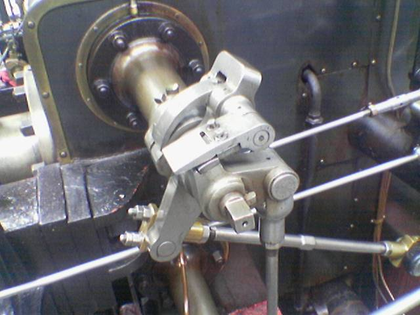
%> input picture EdgeDetection_Canny/valve.png, 420 x 315 px, shrunk from 640 x 480 before the run
$ octave cannyedgedetection.m   (GNU Octave 9; MATLAB toolbox functions it lacks are replaced by stand-ins)
%> lines starting %> are read from the running program, lines starting %| are printed output that depends on the picture
### EdgeDetection_Canny/edgeLinking1.m
function bEdge = edgeLinking1(gLoc , tLow , tHigh)

    s = size(gLoc);
    bEdge = zeros(s(1) , s(2));
    sEdge = zeros(s(1) , s(2));
    wEdge = zeros(s(1) , s(2));
    stack = [];
    for r = 1 : s(1)
        for c  = 1 : s(2)
            if gLoc(r , c) >= tHigh
                stack = [ stack , r , c];
                bEdge(r , c) = 1;
                sEdge(r , c) = 1;
            end;
            ss = size(stack);
            while(ss(2) >= 2)
                x = stack(ss(2) - 1);
                y = stack(ss(2));

                stack = stack( 1 : ss(2) - 2);
                if( x > 1 && gLoc(x - 1 , y) >= tLow)
                    bEdge(x - 1 , y) = 1;
                    if(wEdge(x - 1 , y) ~= 1 && sEdge(x - 1 , y) ~= 1)
                     wEdge(x - 1 , y) = 1;
                     stack = [ stack : x - 1 , y];
                    end;
                end;
                if(x < s(1) &&  gLoc(x + 1 , y) >= tLow)  % r
                    bEdge(x + 1 , y) = 1;
                    if(wEdge(x + 1 , y) ~= 1 && sEdge(x + 1 , y) ~= 1)
                    wEdge(x + 1 , y) = 1;
                    stack = [ stack : x + 1 , y];
                     end;
                end;

                if(y > 1 && gLoc(x  , y - 1) >= tLow)  % r
                    bEdge(x  , y - 1) = 1;
                    if(wEdge(x , y - 1) ~= 1 && sEdge(x , y - 1) ~= 1 )
                    wEdge(x  , y - 1) = 1;
                     stack = [ stack : x  , y - 1];
                    end;
                end;

                if(y < s(2) && gLoc(x  , y + 1) >= tLow)  % r
                    bEdge(x , y + 1) = 1;
                    if(wEdge(x  , y + 1) ~= 1 && sEdge(x  , y + 1) ~= 1)
                    wEdge(x , y + 1) = 1;
                     stack = [ stack : x  , y + 1];
                    end;
                end;


                 if(x > 1 && y > 1 && gLoc(x - 1  , y - 1) >= tLow)  % r
                    bEdge(x - 1 , y - 1) = 1;
                    if(wEdge(x - 1 , y - 1) ~= 1 && sEdge(x - 1 , y - 1) ~= 1)
                    wEdge(x - 1 , y - 1) = 1;
                     stack = [ stack : x  - 1, y - 1];
                    end;
                end;

                 if( y < s(2) && x > 1 && gLoc(x - 1  , y + 1) >= tLow)  % r
                    bEdge(x - 1 , y + 1) = 1;
                    if(wEdge(x - 1 , y + 1) ~= 1 && sEdge(x - 1 , y + 1) ~= 1)
                    wEdge(x - 1 , y + 1) = 1;
                     stack = [ stack : x  - 1, y + 1];
                    end;
                 end

                if(x < s(1) &&  y < s(2) &&  gLoc(x + 1  , y + 1) >= tLow)  % r
                    bEdge(x + 1 , y + 1) = 1;
                    if(wEdge(x + 1 , y + 1) ~= 1 && sEdge(x + 1 , y + 1) ~= 1)
                    wEdge(x + 1 , y + 1) = 1;
                     stack = [ stack : x  + 1, y + 1];
                    end;
                end;

                if(x < s(1) &&  y > 1 && gLoc(x + 1  , y - 1) >= tLow)  % r
                    bEdge(x + 1 , y - 1) = 1;
                    if(wEdge(x + 1 , y - 1) ~= 1 && sEdge(x + 1 , y - 1) ~= 1)
                    wEdge(x + 1 , y - 1) = 1;
                     stack = [ stack : x  + 1, y - 1];
                    end;
                end;

                 ss = size(stack);
            end;
        end;
    end;

figure; imshow(sEdge ,[]); title('Strong Edge');
figure; imshow(wEdge ,[]); title('Binary Image Highlighting Promoted Weak Edges');
end

### EdgeDetection_Canny/cannyedgedetection.m
clear;
close all;
f = imread('valve.png');
%> f is the input picture: size 315x420x3 uint8; mean R, G, B 106.3, 104.8, 108.9
figure, imshow(f); title('Input');
f = rgb2gray(f);
%> f: size 315x420 uint8
f = double(f);
%> f: size 315x420 double

sigma = 2;
f  = imgaussfilt(f , sigma);
kx = 1.0/8.0 * [1 0 -1 ; 2 0 -2 ; 1 0 -1];
ky = transpose(kx);

gx = imfilter(f , kx , 'conv');
gy = imfilter(f , ky , 'conv');
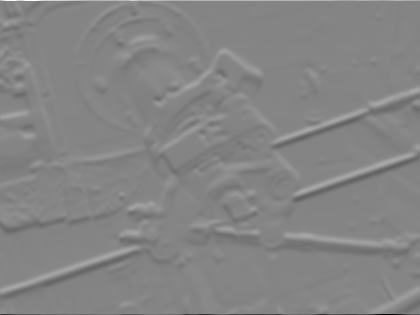
%> gy: size 315x420 double; min -123, max 113.2, mean 0; drawn with min black and max white
figure, imshow(gx , []); title('Gradiant X');
figure, imshow(gy , []); title('Gradiant Y');


gm = sqrt(gx.^2 + gy.^2);
gd = atan2(gy , gx);
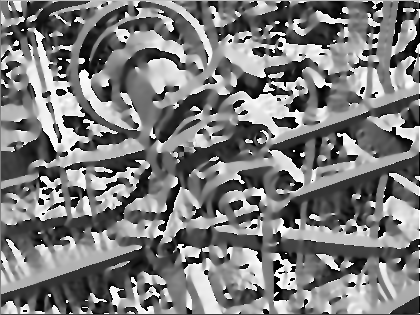
%> gd: size 315x420 double; min -3.14, max 3.14, mean -0.0742; drawn with min black and max white

figure, imshow(gd,[]);title('Gradiant Direction');
colormap jet;
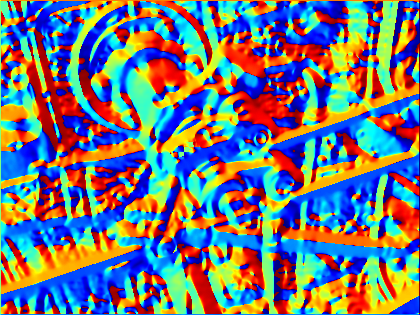
%> displayed picture: size 315x420x3, on the screen's scale of 0 to 255; mean R, G, B 112.9, 118.3, 124.8

figure, imshow(gm , []);title('Gradiant Magnitude');
[R,C] = size(f);
%> R = 315; C = 420

gmTemp = gm;
for r=2:(R-1);
    for c=2:(C-1)
        v=gm(r,c);
        newAngle=0;
        if((((-1/8*pi<=gd(r,c))&& (gd(r,c)<pi*1/8))||((-7/8*pi>gd(r,c))&& (gd(r,c)>=pi*7/8))) )
            newAngle=0;
        elseif((((pi*1/8<=gd(r,c))&& (gd(r,c)<pi*3/8))||((-5/8*pi>gd(r,c))&& (gd(r,c)>=-7/8*pi))) )
            newAngle=45;
        elseif((((pi*3/8<=gd(r,c))&& (gd(r,c)<pi*5/8))||((-3/8*pi>gd(r,c))&& (gd(r,c)>=-5/8*pi))) )
            newAngle=90;
        elseif((((pi*5/8<=gd(r,c))&& (gd(r,c)<pi*7/8))||((-1/8*pi>gd(r,c))&& (gd(r,c)>=-3/8*pi))) )
            newAngle=135;
        end

        if(newAngle == 0 &&  ( v < gm(r  , c - 1) || v  < gm(r , c + 1)))
               gmTemp(r ,  c) = 0;
           elseif(newAngle == 45 &&  ( v < gm(r - 1 , c - 1) || v  < gm(r + 1, c + 1)))
               gmTemp(r ,  c) = 0;
          elseif(newAngle == 90 &&  ( v < gm(r - 1  , c ) || v  < gm(r + 1 , c )))
               gmTemp(r ,  c) = 0;
           elseif(newAngle == 135 &&  ( v < gm(r + 1 , c - 1) || v  < gm(r - 1 , c + 1)))
               gmTemp(r ,  c) = 0;
         end
    end
end

figure;
imshow(gmTemp , []);title('Maximum Suppression');

hm = imhist(gmTemp);
%> hm = 256 values, max 110979 at index 1, min 0 at index 7, mean 516.8
[n,v] = max(hm);
%> n = 110979; v = 1
figure, plot(hm); title('Hisotgram');
%> after `title('Hisotgram')`:
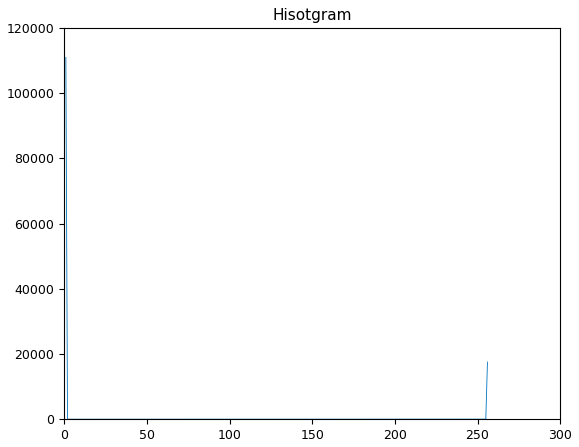
%> figure redrawn from the program's plot data; curve peaks at x = 1, y = 110979
alpha = 10;
beta = 0.2;
tHigh = 10;
tLow = 2;       % beta*tHigh;
bEdge1 =  edgeLinking1(gmTemp , tLow ,tHigh);
%> after the loop in edgeLinking1, `for r = 1 : s(1)`:
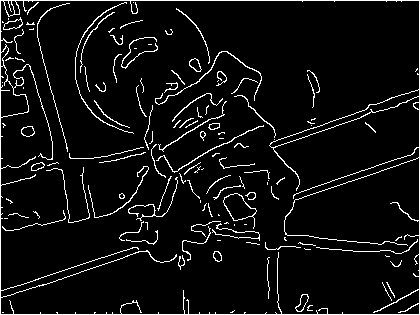
%> bEdge: size 315x420 double; values 0 (black) and 1 (white), 6.3% white in thin lines or dots
%> after the loop in edgeLinking1, `for r = 1 : s(1)`:
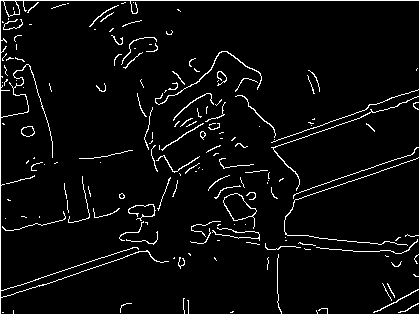
%> sEdge: size 315x420 double; values 0 (black) and 1 (white), 4.9% white in thin lines or dots
%> after the loop in edgeLinking1, `for r = 1 : s(1)`:
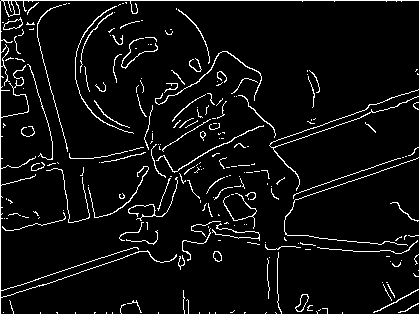
%> wEdge: size 315x420 double; values 0 (black) and 1 (white), 6.1% white in thin lines or dots
figure, imshow(bEdge1); title('Edge Detection After Hysteresis');
